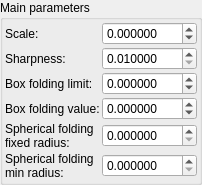
    <widget class="QGroupBox" name="groupBox">
     <property name="title">
      <string>Main parameters</string>
     </property>
     <layout class="QVBoxLayout" name="verticalLayout_2">
      <property name="spacing">
       <number>2</number>
      </property>
      <property name="leftMargin">
       <number>2</number>
      </property>
      <property name="topMargin">
       <number>2</number>
      </property>
      <property name="rightMargin">
       <number>2</number>
      </property>
      <property name="bottomMargin">
       <number>2</number>
      </property>
      <item>
       <layout class="QGridLayout" name="gridLayout" columnstretch="0,1">
        <property name="spacing">
         <number>2</number>
        </property>
        <item row="3" column="1">
         <widget class="MyDoubleSpinBox" name="spinbox_mandelbox_folding_value">
          <property name="sizePolicy">
           <sizepolicy hsizetype="Minimum" vsizetype="Maximum">
            <horstretch>0</horstretch>
            <verstretch>0</verstretch>
           </sizepolicy>
          </property>
          <property name="prefix">
           <string/>
          </property>
          <property name="suffix">
           <string/>
          </property>
          <property name="decimals">
           <number>6</number>
          </property>
          <property name="minimum">
           <double>-100.000000000000000</double>
          </property>
          <property name="maximum">
           <double>100.000000000000000</double>
          </property>
          <property name="singleStep">
           <double>0.100000000000000</double>
          </property>
         </widget>
        </item>
        <item row="2" column="1">
         <widget class="MyDoubleSpinBox" name="spinbox_mandelbox_folding_limit">
          <property name="sizePolicy">
           <sizepolicy hsizetype="Minimum" vsizetype="Maximum">
            <horstretch>0</horstretch>
            <verstretch>0</verstretch>
           </sizepolicy>
          </property>
          <property name="prefix">
           <string/>
          </property>
          <property name="suffix">
           <string/>
          </property>
          <property name="decimals">
           <number>6</number>
          </property>
          <property name="minimum">
           <double>-100.000000000000000</double>
          </property>
          <property name="maximum">
           <double>100.000000000000000</double>
          </property>
          <property name="singleStep">
           <double>0.100000000000000</double>
          </property>
         </widget>
        </item>
        <item row="4" column="0">
         <widget class="QLabel" name="label_10">
          <property name="text">
           <string>Spherical folding
fixed radius:</string>
          </property>
         </widget>
        </item>
        <item row="0" column="1">
         <widget class="MyDoubleSpinBox" name="spinbox_mandelbox_scale">
          <property name="sizePolicy">
           <sizepolicy hsizetype="Minimum" vsizetype="Maximum">
            <horstretch>0</horstretch>
            <verstretch>0</verstretch>
           </sizepolicy>
          </property>
          <property name="prefix">
           <string/>
          </property>
          <property name="suffix">
           <string/>
          </property>
          <property name="decimals">
           <number>6</number>
          </property>
          <property name="minimum">
           <double>-100.000000000000000</double>
          </property>
          <property name="maximum">
           <double>100.000000000000000</double>
          </property>
          <property name="singleStep">
           <double>0.100000000000000</double>
          </property>
         </widget>
        </item>
        <item row="0" column="0">
         <widget class="QLabel" name="label_7">
          <property name="text">
           <string>Scale:</string>
          </property>
         </widget>
        </item>
        <item row="3" column="0">
         <widget class="QLabel" name="label_9">
          <property name="text">
           <string>Box folding value:</string>
          </property>
         </widget>
        </item>
        <item row="2" column="0">
         <widget class="QLabel" name="label_8">
          <property name="text">
           <string>Box folding limit:</string>
          </property>
         </widget>
        </item>
        <item row="4" column="1">
         <widget class="MyDoubleSpinBox" name="spinbox_mandelbox_folding_fixed_radius">
          <property name="sizePolicy">
           <sizepolicy hsizetype="Minimum" vsizetype="Maximum">
            <horstretch>0</horstretch>
            <verstretch>0</verstretch>
           </sizepolicy>
          </property>
          <property name="prefix">
           <string/>
          </property>
          <property name="suffix">
           <string/>
          </property>
          <property name="decimals">
           <number>6</number>
          </property>
          <property name="minimum">
           <double>0.000000000000000</double>
          </property>
          <property name="maximum">
           <double>99.998999999999995</double>
          </property>
          <property name="singleStep">
           <double>0.100000000000000</double>
          </property>
         </widget>
        </item>
        <item row="1" column="0">
         <widget class="QLabel" name="label_12">
          <property name="text">
           <string>Sharpness:</string>
          </property>
         </widget>
        </item>
        <item row="5" column="0">
         <widget class="QLabel" name="label_11">
          <property name="text">
           <string>Spherical folding
min radius:</string>
          </property>
         </widget>
        </item>
        <item row="5" column="1">
         <widget class="MyDoubleSpinBox" name="spinbox_mandelbox_folding_min_radius">
          <property name="sizePolicy">
           <sizepolicy hsizetype="Minimum" vsizetype="Maximum">
            <horstretch>0</horstretch>
            <verstretch>0</verstretch>
           </sizepolicy>
          </property>
          <property name="prefix">
           <string/>
          </property>
          <property name="suffix">
           <string/>
          </property>
          <property name="decimals">
           <number>6</number>
          </property>
          <property name="minimum">
           <double>0.000000000000000</double>
          </property>
          <property name="maximum">
           <double>99.998999999999995</double>
          </property>
          <property name="singleStep">
           <double>0.100000000000000</double>
          </property>
         </widget>
        </item>
        <item row="1" column="1">
         <widget class="MyDoubleSpinBox" name="spinbox_mandelbox_sharpness">
          <property name="sizePolicy">
           <sizepolicy hsizetype="Minimum" vsizetype="Maximum">
            <horstretch>0</horstretch>
            <verstretch>0</verstretch>
           </sizepolicy>
          </property>
          <property name="prefix">
           <string/>
          </property>
          <property name="suffix">
           <string/>
          </property>
          <property name="decimals">
           <number>6</number>
          </property>
          <property name="minimum">
           <double>0.010000000000000</double>
          </property>
          <property name="maximum">
           <double>100.000000000000000</double>
          </property>
          <property name="singleStep">
           <double>0.100000000000000</double>
          </property>
         </widget>
        </item>
       </layout>
      </item>
     </layout>
    </widget>
